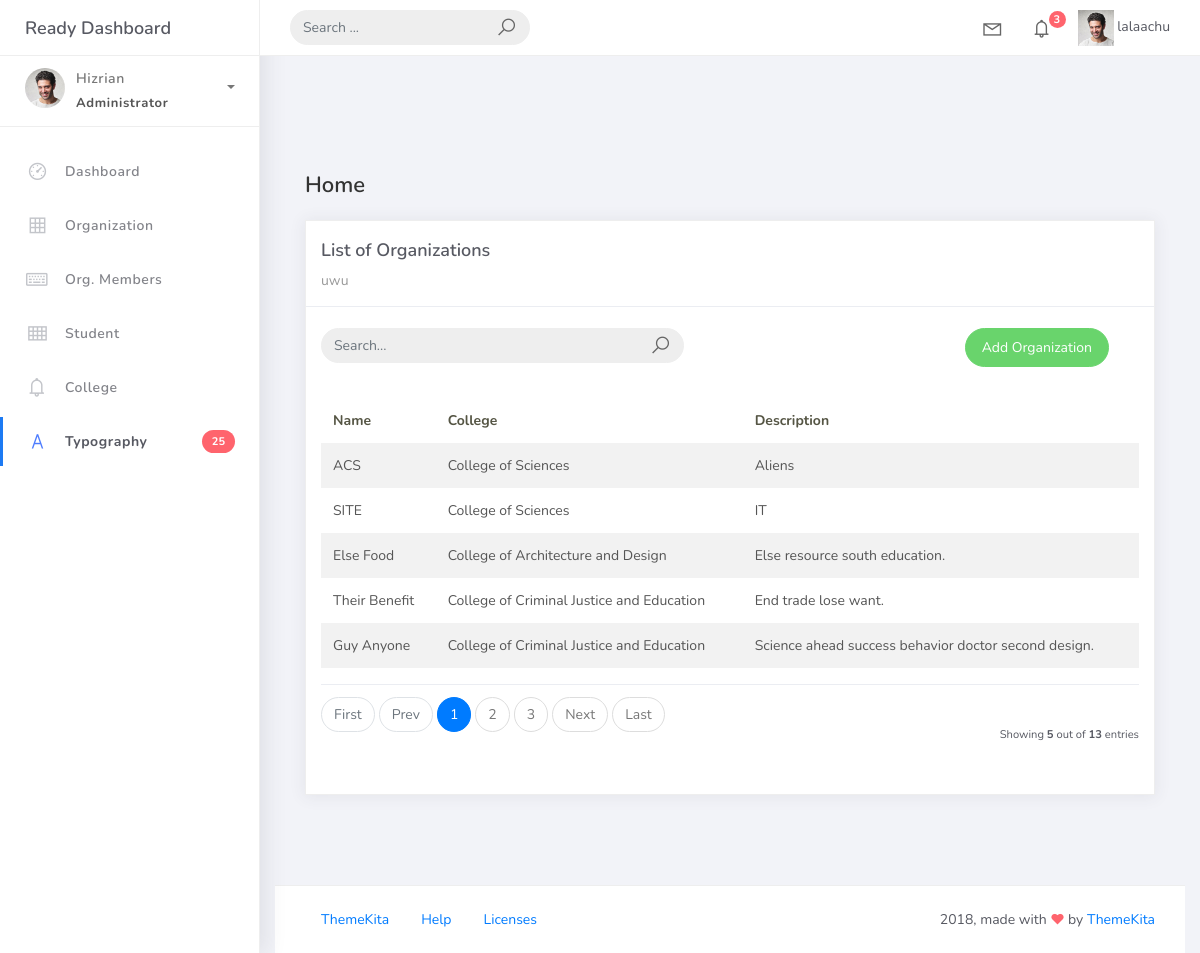
Screenshot of /organization_list with the database file from the repository.
### studentorg/models.py (models this page shows, shortened)
class BaseModel(models.Model):
    created_at = models.DateTimeField(auto_now_add=True, db_index=True)
    updated_at = models.DateTimeField(auto_now=True)
    class Meta:
     abstract = True

class Organization(BaseModel):
    name = models.CharField(max_length=250)
    college = models.ForeignKey(College, null=True, blank=True, on_delete=models.CASCADE)
    description = models.CharField(max_length=500)

class College(BaseModel):
       college_name = models.CharField(max_length=150)
       def __str__(self):
        return self.college_name

### studentorg/views.py (the view)
# urls.py: path("organization_list", OrganizationList.as_view(), name="organization-list"),
class OrganizationList(ListView):
    model = Organization
    context_object_name = "organization"
    template_name = "org_list.html"
    paginate_by = 5

### templates/org_list.html
{% extends "base.html" %} {% load static %} {% block content %}
<div class="content">
    <div class="container-fluid">
        <h4 class="page-title">Home</h4>
    <div class="row">
        <div class="col-md-12">
            <div class="card">
                <div class="card-header">
                    <div class="card-title">List of Organizations</div>
                    <div class="card-category">uwu</div>
                </div>
                <br />
                <div class="col-md-12 row">
                    <div class="col-md-6">
                        <form class="navbar-left navbar-form nav-search mr-md-3" action="">
                            <div class="input-group">
                                <input type="text" placeholder="Search..." class="form-control" />
                                <div class="input-group-append">
                                    <span class="input-group-text">
                                        <i class="la la-search search-icon"></i>
                                    </span>
                                </div>
                            </div>
                        </form>
                    </div>
                    <div class="col-md-6">
                        <div class="pull-right">
                            <a href="{% url 'organization-add' %}" class="btn btn-success btn-rounded">
                                Add Organization
                            </a>
                        </div>
                    </div>
                </div>
                <div class="card-body">
                    <table class="table table-striped mt-3">
                        <thead>
                            <tr>
                                <th scope="col">Name</th>
                                <th scope="col">College</th>
                                <th scope="col">Description</th>
                            </tr>
                        </thead>
                        <tbody>
                            {% for object in object_list %}
                            <tr>
                                <td>{{ object.name }}</td>
                                <td>{{ object.college }}</td>
                                <td>{{ object.description }}</td>
                            </tr>
                            {% endfor %}
                        </tbody>
                    </table>
                    {% include "includes/pagination.html" %}
                </div>
            </div>
        </div>
    </div>
</div>
</div>
{% endblock %}

### rows the page displays
Organization: name "ACS", college "College of Sciences", description "Aliens"
Organization: name "SITE", college "College of Sciences", description "IT"
Organization: name "Else Food", college "College of Architecture and Design", description "Else resource south education."
Organization: name "Their Benefit", college "College of Criminal Justice and Education", description "End trade lose want."
Organization: name "Guy Anyone", college "College of Criminal Justice and Education", description "Science ahead success behavior doctor second design."

### other values shown
{{ page_num }} "1"
{{ page_num }} "2" "3"
{{ object_list.count }} "5"
{{ paginator.count }} "13"
